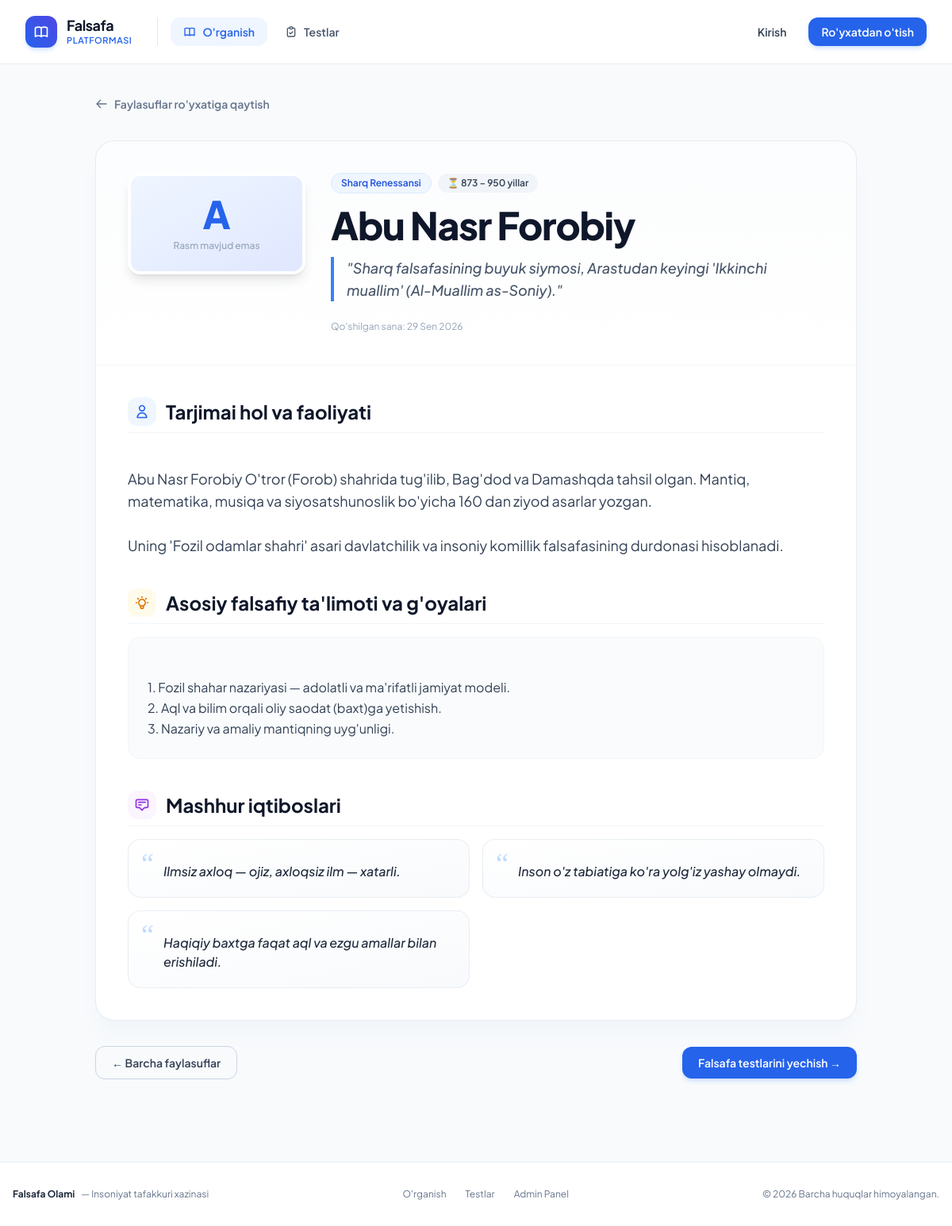
Screenshot of /learn/abu-nasr-forobiy/ with the database file from the repository.
### philosophers/models.py (models this page shows, shortened)
class Philosopher(models.Model):
    name = models.CharField(
        max_length=200,
        db_index=True,
        verbose_name="Faylasufning ismi"
    )
    slug = models.SlugField(
        max_length=220,
        unique=True,
        blank=True,
        db_index=True,
        verbose_name="Slug (havola uchun)",
        help_text="Bo'sh qoldirilsa, ismdan avtomatik shakllantiriladi."
    )
    era = models.CharField(
        max_length=150,
        blank=True,
        db_index=True,
        verbose_name="Davri / Falsafiy oqimi",
        help_text="Masalan: Antik davr, Sharq Renessansi, Ratsionalizm, Ma'rifatparvarlik..."
    )
    birth_death_years = models.CharField(
        max_length=100,
        blank=True,
        verbose_name="Yashagan yillari",
        help_text="Masalan: Mil. avv. 470 - 399 yoki 980 - 1037"
    )
    image = models.ImageField(
        upload_to='philosophers/',
        blank=True,
        null=True,
        verbose_name="Faylasuf rasmi"
    )
    short_description = models.CharField(
        max_length=400,
        blank=True,
        verbose_name="Qisqacha ta'rif",
        help_text="Ro'yxatda ko'rinadigan qisqacha ma'lumot"
    )
    biography = models.TextField(
        verbose_name="Batafsil ma'lumot (Tarjimai hol va faoliyati)"
    )
    main_ideas = models.TextField(
        blank=True,
        verbose_name="Asosiy falsafiy g'oyalari va ta'limoti"
    )
    famous_quotes = models.TextField(
        blank=True,
        verbose_name="Mashhur iqtiboslari",
        help_text="Har bir iqtibosni yangi qatordan yozishingiz mumkin."
    )
    created_at = models.DateTimeField(
        auto_now_add=True,
        verbose_name="Kiritilgan vaqt"
    )
    updated_at = models.DateTimeField(
        auto_now=True,
        verbose_name="Oxirgi tahrir"
    )
    class Meta:
        verbose_name = "Faylasuf"
        verbose_name_plural = "Faylasuflar"
        ordering = ['name']
        indexes = [
            models.Index(fields=['name']),
            models.Index(fields=['era']),
        ]
    def quotes_list(self):
        if not self.famous_quotes:
            return []
        return [q.strip() for q in self.famous_quotes.split('\n') if q.strip()]

### philosophers/views.py (the view)
# urls.py: path('learn/<slug:slug>/', philosopher_detail_view, name='philosopher_detail'),
def philosopher_detail_view(request, slug):
    philosopher = get_object_or_404(Philosopher, slug=slug)
    quotes = philosopher.quotes_list()
    context = {
        'philosopher': philosopher,
        'quotes': quotes,
    }
    return render(request, 'philosophers/detail.html', context)

### templates/philosophers/detail.html (shortened to what this page needs)
{% extends 'base.html' %}
{% block content %}
<div class="max-w-5xl mx-auto px-4 sm:px-6 lg:px-8 py-10">
    <div class="mb-8">
        <a href="{% url 'learn' %}" class="inline-flex items-center gap-2 text-sm font-semibold text-slate-500 hover:text-blue-600 transition">
            <svg class="w-4 h-4" fill="none" viewBox="0 0 24 24" stroke="currentColor">
                <path stroke-linecap="round" stroke-linejoin="round" stroke-width="2" d="M10 19l-7-7m0 0l7-7m-7 7h18" />
            </svg>
            Faylasuflar ro'yxatiga qaytish
        </a>
    </div>
    <article class="bg-white rounded-3xl border border-slate-200/80 shadow-xl shadow-slate-100 overflow-hidden">
        <div class="p-6 sm:p-10 border-b border-slate-100 bg-gradient-to-b from-slate-50/50 to-white">
            <div class="flex flex-col md:flex-row items-center md:items-start gap-8">
                <div class="flex-shrink-0 w-44 sm:w-56 aspect-4/5 rounded-2xl overflow-hidden shadow-lg border-4 border-white bg-slate-100">
                    {% if philosopher.image %}
                        <img
                            src="{{ philosopher.image.url }}"
                            alt="{{ philosopher.name }}"
                            class="w-full h-full object-cover object-top"
                        />
                    {% else %}
                        <div class="w-full h-full flex flex-col items-center justify-center bg-gradient-to-br from-blue-50 to-indigo-100 text-blue-600 p-6 text-center">
                            <span class="text-5xl font-black mb-2">{{ philosopher.name|first|upper }}</span>
                            <span class="text-xs text-slate-400 font-medium">Rasm mavjud emas</span>
                        </div>
                    {% endif %}
                </div>
                <div class="flex-1 text-center md:text-left space-y-4">
                    <div class="flex flex-wrap items-center justify-center md:justify-start gap-2">
                        {% if philosopher.era %}
                            <span class="px-3 py-1 rounded-full bg-blue-50 text-blue-700 text-xs font-semibold border border-blue-100">
                                {{ philosopher.era }}
                            </span>
                        {% endif %}
                        {% if philosopher.birth_death_years %}
                            <span class="px-3 py-1 rounded-full bg-slate-100 text-slate-700 text-xs font-semibold">
                                ⏳ {{ philosopher.birth_death_years }}
                            </span>
                        {% endif %}
                    </div>
                    <h1 class="text-3xl sm:text-5xl font-extrabold text-slate-900 tracking-tight">
                        {{ philosopher.name }}
                    </h1>
                    {% if philosopher.short_description %}
                        <p class="text-base sm:text-lg text-slate-600 font-medium leading-relaxed italic border-l-0 md:border-l-4 md:border-blue-500 md:pl-4">
                            "{{ philosopher.short_description }}"
                        </p>
                    {% endif %}
                    <div class="text-xs text-slate-400 pt-2">
                        Qo'shilgan sana: {{ philosopher.created_at|date:"d M Y" }}
                    </div>
                </div>
            </div>
        </div>
        <div class="p-6 sm:p-10 space-y-10">
            <section class="space-y-4">
                <div class="flex items-center gap-3 pb-2 border-b border-slate-100">
                    <div class="w-9 h-9 rounded-xl bg-blue-50 text-blue-600 flex items-center justify-center">
                        <svg class="w-5 h-5" fill="none" viewBox="0 0 24 24" stroke="currentColor">
                            <path stroke-linecap="round" stroke-linejoin="round" stroke-width="2" d="M16 7a4 4 0 11-8 0 4 4 0 018 0zM12 14a7 7 0 00-7 7h14a7 7 0 00-7-7z" />
                        </svg>
                    </div>
                    <h2 class="text-2xl font-bold text-slate-900">Tarjimai hol va faoliyati</h2>
                </div>
                <div class="text-slate-700 leading-relaxed text-base sm:text-lg space-y-4 whitespace-pre-line">
                    {{ philosopher.biography }}
                </div>
            </section>
            {% if philosopher.main_ideas %}
                <section class="space-y-4">
                    <div class="flex items-center gap-3 pb-2 border-b border-slate-100">
                        <div class="w-9 h-9 rounded-xl bg-amber-50 text-amber-600 flex items-center justify-center">
                        </div>
                        <h2 class="text-2xl font-bold text-slate-900">Asosiy falsafiy ta'limoti va g'oyalari</h2>
                    </div>
                    <div class="p-6 bg-slate-50/80 rounded-2xl border border-slate-100 text-slate-700 leading-relaxed text-base whitespace-pre-line">
                        {{ philosopher.main_ideas }}
                    </div>
                </section>
            {% endif %}
            {% if quotes %}
                <section class="space-y-4">
                    <div class="flex items-center gap-3 pb-2 border-b border-slate-100">
                        <div class="w-9 h-9 rounded-xl bg-purple-50 text-purple-600 flex items-center justify-center">
                            <svg class="w-5 h-5" fill="none" viewBox="0 0 24 24" stroke="currentColor">
                                <path stroke-linecap="round" stroke-linejoin="round" stroke-width="2" d="M7 8h10M7 12h4m1 8l-4-4H5a2 2 0 01-2-2V6a2 2 0 012-2h14a2 2 0 012 2v8a2 2 0 01-2 2h-3l-4 4z" />
                            </svg>
                        </div>
                        <h2 class="text-2xl font-bold text-slate-900">Mashhur iqtiboslari</h2>
                    </div>
                    <div class="grid grid-cols-1 md:grid-cols-2 gap-4">
                        {% for quote in quotes %}
                            <blockquote class="p-5 bg-gradient-to-br from-white to-slate-50 rounded-2xl border border-slate-200/70 shadow-xs relative">
                                <span class="text-4xl text-blue-200 font-serif absolute top-3 left-4 leading-none">“</span>
                                <p class="text-slate-800 text-sm sm:text-base font-medium pl-6 pt-2 italic">
                                    {{ quote }}
                                </p>
                            </blockquote>
                        {% endfor %}
                    </div>
                </section>
            {% endif %}
        </div>
    </article>
    <div class="mt-8 flex justify-between items-center">
        <a href="{% url 'learn' %}" class="px-5 py-2.5 rounded-xl border border-slate-300 text-sm font-semibold text-slate-700 hover:bg-slate-100 transition">
            ← Barcha faylasuflar
        </a>
        <a href="{% url 'tests' %}" class="px-5 py-2.5 rounded-xl bg-blue-600 text-white text-sm font-semibold hover:bg-blue-700 transition shadow-md shadow-blue-500/20">
            Falsafa testlarini yechish →
        </a>
    </div>
</div>
{% endblock %}

### templates/base.html (style rules this page uses)
body { font-family: 'Plus Jakarta Sans', sans-serif; }

### rows the page displays
Philosopher: name|first "A", era "Sharq Renessansi", birth_death_years "873 – 950 yillar", name "Abu Nasr Forobiy", short_description "Sharq falsafasining buyuk siymosi, Arastudan keyingi 'Ikkinchi muallim' (Al-Muallim as-Soniy).", created_at "29 Sen 2026", biography "Abu Nasr Forobiy O'tror (Forob) shahrida tug'ilib, Bag'dod va Damashqda tahsil olgan. Mantiq, matematika, musiqa va siyosatshunoslik bo'yicha 160 dan ziyod asarlar yozgan. Uning 'Fozil odamlar shahri' asari davlatchilik va insoniy komillik falsafasining durdonasi hisoblanadi.", main_ideas "1. Fozil shahar nazariyasi — adolatli va ma'rifatli jamiyat modeli. 2. Aql va bilim orqali oliy saodat (baxt)ga yetishish. 3. Nazariy va amaliy mantiqning uyg'unligi."

### other values shown
{{ quote }} "Ilmsiz axloq — ojiz, axloqsiz ilm — xatarli." "Inson o'z tabiatiga ko'ra yolg'iz yashay olmaydi." "Haqiqiy baxtga faqat aql va ezgu amallar bilan erishiladi."
